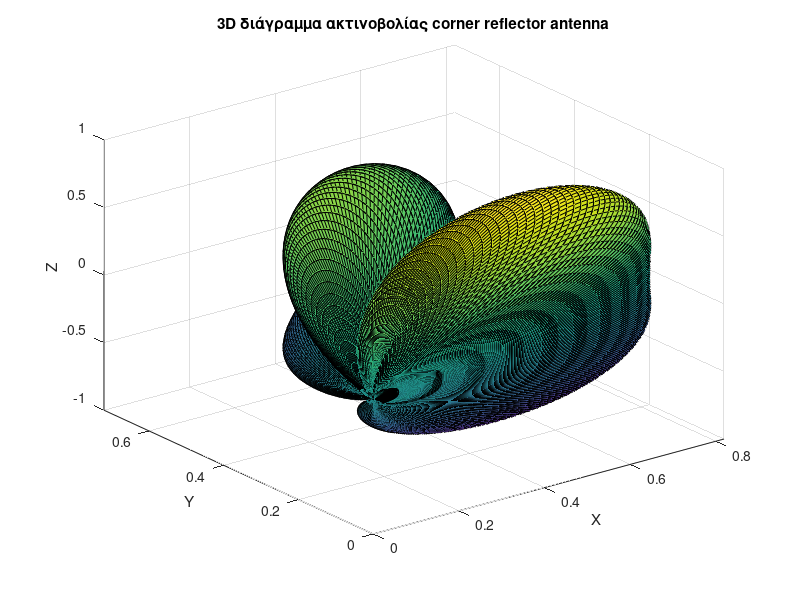

The MATLAB source for this figure:
theta = linspace(0,2*pi, 300);  
phi = linspace(0,2*pi, 300); 
kh_x=pi/sqrt(2);
kh_y=3*pi/sqrt(2);

[Theta, Phi] = meshgrid(theta, phi);
R=sin(kh_y*sin(Theta).*sin(Phi)).*sin(kh_x*sin(Theta).*cos(Phi)); 
X=R.*sin(Theta).*cos(Phi);
Y=R.*sin(Phi).*sin(Theta);
Z=R.*cos(Theta);

surf(X, Y, Z);

xlabel('X');
ylabel('Y');
zlabel('Z');
xlim([0 inf]) 
ylim([0 inf])
title('3D διάγραμμα ακτινοβολίας corner reflector antenna');
grid on;

%saveas(gcf,'Ex2_2d2_3D.pdf');
